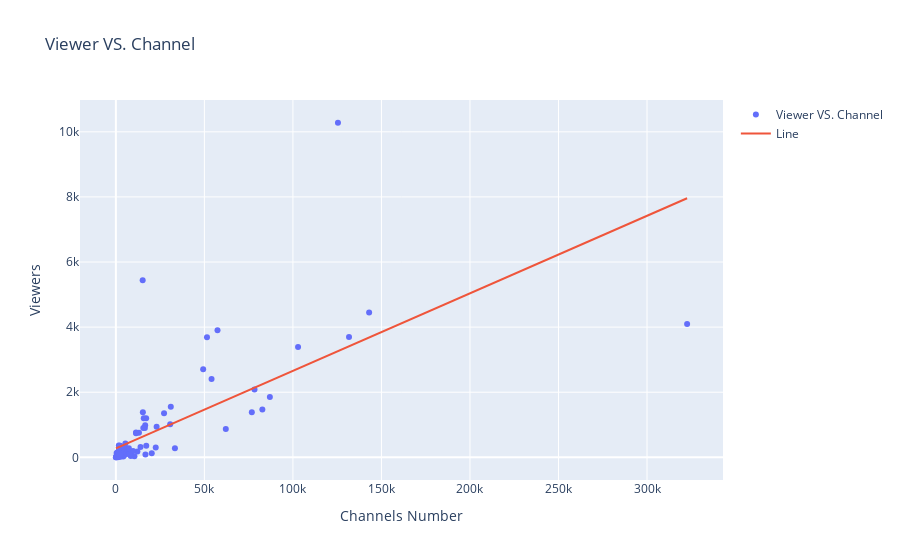

Notebook code cell kept with this figure:
### Code cell
from sklearn.linear_model import LinearRegression
import numpy as np

print(df.columns)

def draw_viewer_channel():
    data = {'channel': [], 'viewer': []}
    
    for _, row in df.iterrows():
        data['channel'].append(row['Avg. viewers, 7 days'])
        data['viewer'].append(row['Avg. channels, 7 days'])
    model = LinearRegression()
    model.fit(np.array(data['channel']).reshape(-1, 1), np.array(data['viewer']))
    trace1 = go.Scatter(
        x=data['channel'],
        y=data['viewer'],
        name='Viewer VS. Channel',
        mode = 'markers'
    )
    x_range = np.linspace(min(data['channel']), max(data['channel']), 100)
    y_range = model.predict(x_range.reshape(-1, 1))
    trace2 = go.Scatter(
        x=x_range,
        y=y_range,
        name='Line',
    )
    fig=go.Figure(data=[trace1, trace2])
    fig.update_layout(
        title='Viewer VS. Channel',
        xaxis_title='Channels Number',
        yaxis_title='Viewers',
    )
    pyo.iplot(fig)

draw_viewer_channel()
